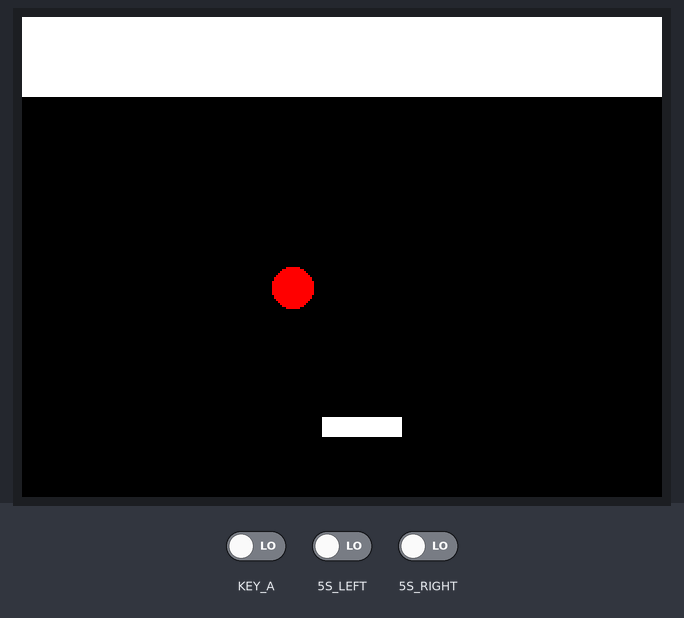
The sketch below on a simulated Seeed Wio Terminal. On the bench: 320×240 colour display. Inputs (shaded band) come from the test bench; at power-on: KEY_A LOW, 5S_LEFT LOW, 5S_RIGHT LOW.

Above: at 1.3 s.
1.4 s: KEY_A driven HIGH
At 6.9 s:
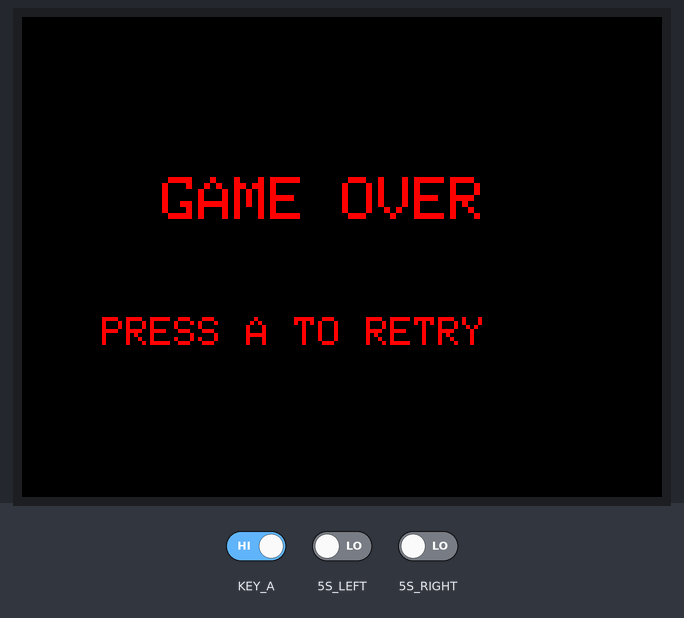
7.8 s: KEY_A driven LOW
At 9.4 s:
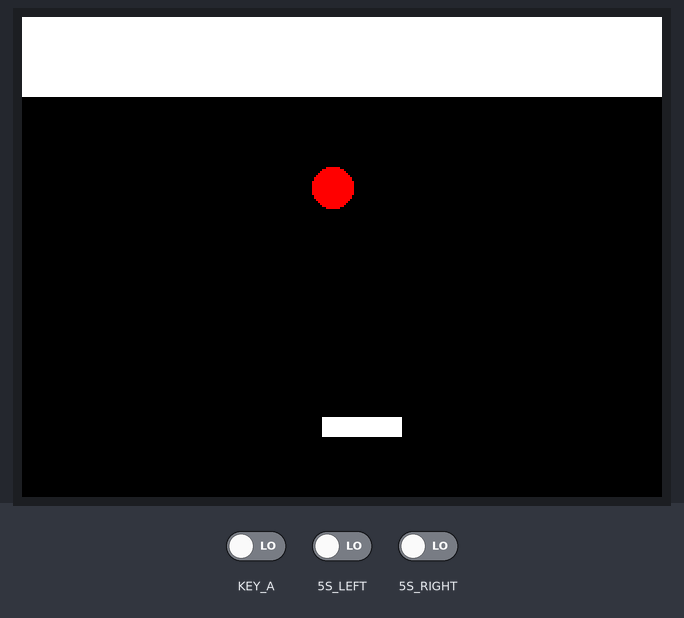
9.5 s: 5S_LEFT driven HIGH
At 10.22 s:
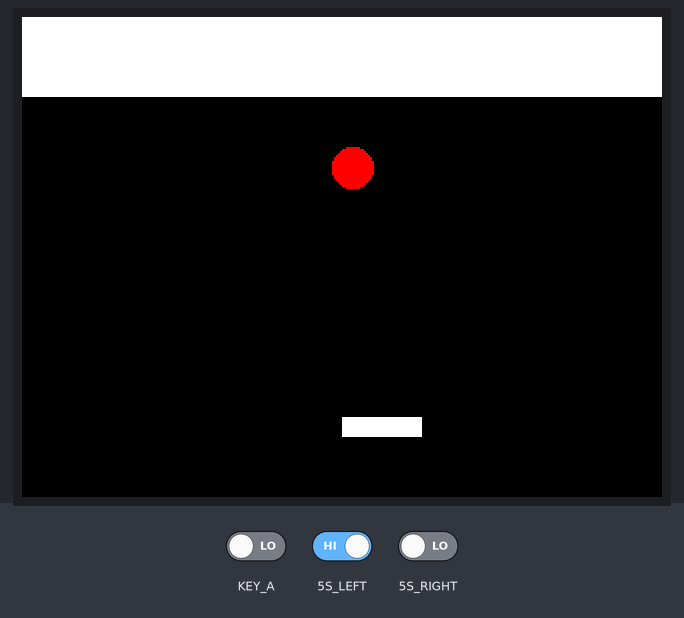
11.4 s: 5S_RIGHT driven HIGH
At 11.61 s:
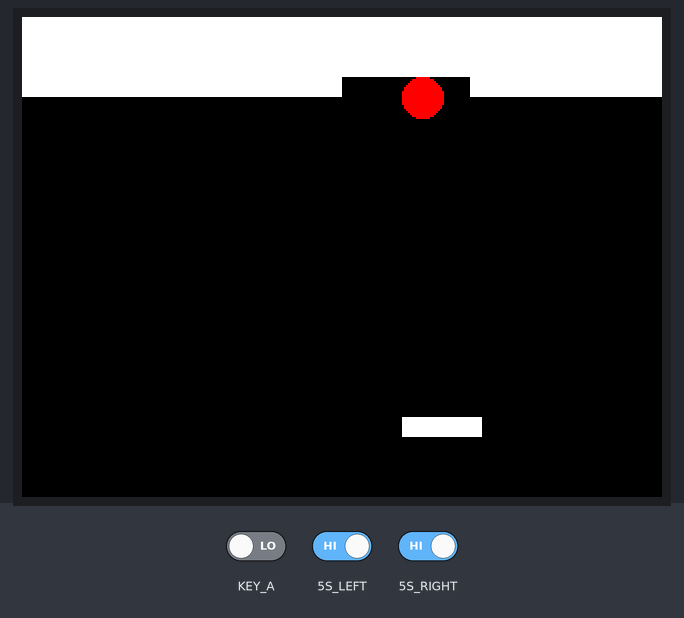
12.9 s: 5S_LEFT driven LOW
At 13.83 s:
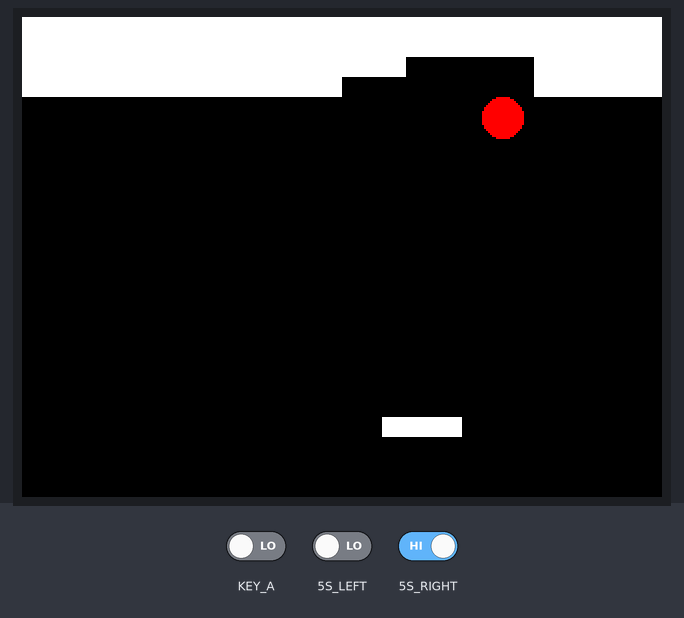
15.0 s: 5S_RIGHT driven LOW
At 15.26 s:
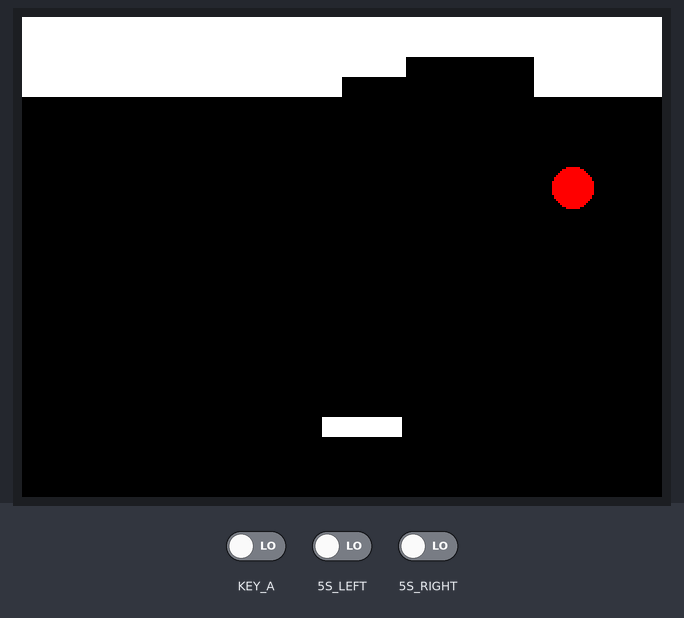
Timing chart, 0 to 17.6 s (numbered marks = the images above; inputs shaded):
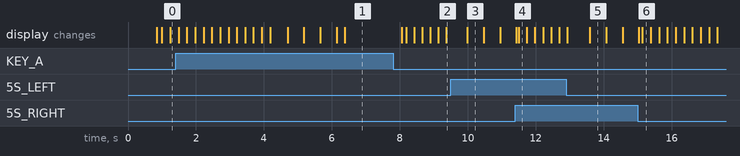

Measured:
- after the input at 1.4 s, the display: first differs from a run without the input after 5.0 s (image 1)
- after the input at 7.8 s, the display: first changes after 0.26 s (image 2 shows a later state)
- what the display in image 3 shows lasts 0.5 s, from 10.0 s to 10.5 s

The sketch:

block.ino
```cpp
#include <TFT_eSPI.h>

TFT_eSPI tft;
TFT_eSprite spr = TFT_eSprite(&tft); // バッファ

// パドルの定義
#define PADDLE_WIDTH 40
#define PADDLE_HEIGHT 10
int paddleX = 150;
int paddleY = 200;

// ボールの定義
#define BALL_RADIUS 10
int ballX = 120;
int ballY = 120;
int ball_speed_X = 5;
int ball_speed_Y = 5;

// ブロックの定義
#define BLOCK_WIDTH 32
#define BLOCK_HEIGHT 10
#define BLOCK_COLS 10
#define BLOCK_ROWS 4
bool blocks[BLOCK_ROWS][BLOCK_COLS];

// ゲームの状態
String gameState = "title";

void gameinit() {
  // ゲームの初期化処理
  ballX = 120;
  ballY = 120;
  paddleX = 150;
  paddleY = 200;

  // ブロックの初期化
  for (int row = 0; row < BLOCK_ROWS; row++) {
    for (int col = 0; col < BLOCK_COLS; col++) {
      blocks[row][col] = true;
    }
  }
}

void title() {
  // タイトル画面の描画処理
  spr.fillSprite(TFT_BLACK);
  spr.setTextColor(TFT_WHITE);
  spr.setTextSize(2);
  spr.drawString("PRESS A TO START", 50, 100);
  spr.pushSprite(0, 0);
  // タイトル画面の描画処理を追加
  spr.pushSprite(0, 0); // LCDに描画
  // タイトル画面からの遷移判定を追加
  if (digitalRead(WIO_KEY_A) == LOW) {
    gameState = "main";
  }
}

void gamestage() {
  // Move the paddle based on button input
  if(digitalRead(WIO_5S_RIGHT) == LOW && paddleX < 320 - PADDLE_WIDTH) {
    paddleX = paddleX + 5;
  }
  if(digitalRead(WIO_5S_LEFT) == LOW && paddleX > 0) {
    paddleX = paddleX - 5;
  }

  // ボールの移動
  ballX += ball_speed_X;
  ballY += ball_speed_Y;

  // 壁との衝突判定
  if(ballX - BALL_RADIUS < 0 || ballX + BALL_RADIUS > 320) {
    ball_speed_X = -ball_speed_X;
  }
  if(ballY - BALL_RADIUS < 0 || ballY + BALL_RADIUS > 240) {
    ball_speed_Y = -ball_speed_Y;
  }

  // パドルとの衝突判定
  if(paddleX < ballX && ballX < paddleX + PADDLE_WIDTH && paddleY < ballY + BALL_RADIUS && ballY + BALL_RADIUS < paddleY + PADDLE_HEIGHT) {
    ball_speed_Y = -ball_speed_Y;
  }

  // ブロックとの衝突判定
  checkBlockCollision();

  // ゲームメイン画面の描画処理
  spr.fillSprite(TFT_BLACK);

  // ゲームメイン画面の描画処理を追加
  drawBlocks();
  spr.fillRect(paddleX, paddleY, PADDLE_WIDTH, PADDLE_HEIGHT, TFT_WHITE);
  spr.fillCircle(ballX, ballY, BALL_RADIUS, TFT_RED);
  spr.pushSprite(0, 0); // LCDに描画

  // ゲームオーバー判定を追加
  if (ballY + BALL_RADIUS > 240) {
    gameState = "gameover";
  }

}

void gameover() {
  // ゲームオーバー画面の描画処理
  spr.fillSprite(TFT_BLACK);
  spr.setTextColor(TFT_RED);
  spr.setTextSize(3);
  spr.drawString("GAME OVER", 70, 80);
  spr.setTextSize(2);
  spr.drawString("PRESS A TO RETRY", 40, 150);
  spr.pushSprite(0, 0); // LCDに描画
  // ゲームオーバー画面からの遷移判定を追加
  if (digitalRead(WIO_KEY_A) == LOW) {
    gameinit();
    gameState = "main";
  }
}

void drawBlocks() {
  for (int row = 0; row < BLOCK_ROWS; row++) {
    for (int col = 0; col < BLOCK_COLS; col++) {
      if (blocks[row][col]) {
        spr.fillRect(col * BLOCK_WIDTH, row * BLOCK_HEIGHT, BLOCK_WIDTH, BLOCK_HEIGHT, TFT_WHITE);
      }
    }
  }
}

void checkBlockCollision() {
  for (int row = 0; row < BLOCK_ROWS; row++) {
    for (int col = 0; col < BLOCK_COLS; col++) {
      if (blocks[row][col]) {
        int blockX = col * BLOCK_WIDTH;
        int blockY = row * BLOCK_HEIGHT;

        if (ballX + BALL_RADIUS > blockX && ballX - BALL_RADIUS < blockX + BLOCK_WIDTH &&
            ballY + BALL_RADIUS > blockY && ballY - BALL_RADIUS < blockY + BLOCK_HEIGHT) {
          // ブロックとの衝突
          blocks[row][col] = false;
          ball_speed_Y = -ball_speed_Y;
        }
      }
    }
  }
}

void setup() {
  pinMode(WIO_KEY_A, INPUT);
  pinMode(WIO_5S_UP, INPUT);
  pinMode(WIO_5S_DOWN, INPUT);
  pinMode(WIO_5S_LEFT, INPUT);
  pinMode(WIO_5S_RIGHT, INPUT);
  tft.begin();
  tft.setRotation(3);
  spr.createSprite(TFT_HEIGHT, TFT_WIDTH); // バッファの作成

  gameinit(); // ゲームの初期化
}

void loop() {
  // ゲームの状態によって分岐
  if (gameState == "title") {
    title();
  } else if (gameState == "main") {
    gamestage();
  } else if (gameState == "gameover") {
    gameover();
  }

  // ゲーム速度
  delay(10);
}
```
